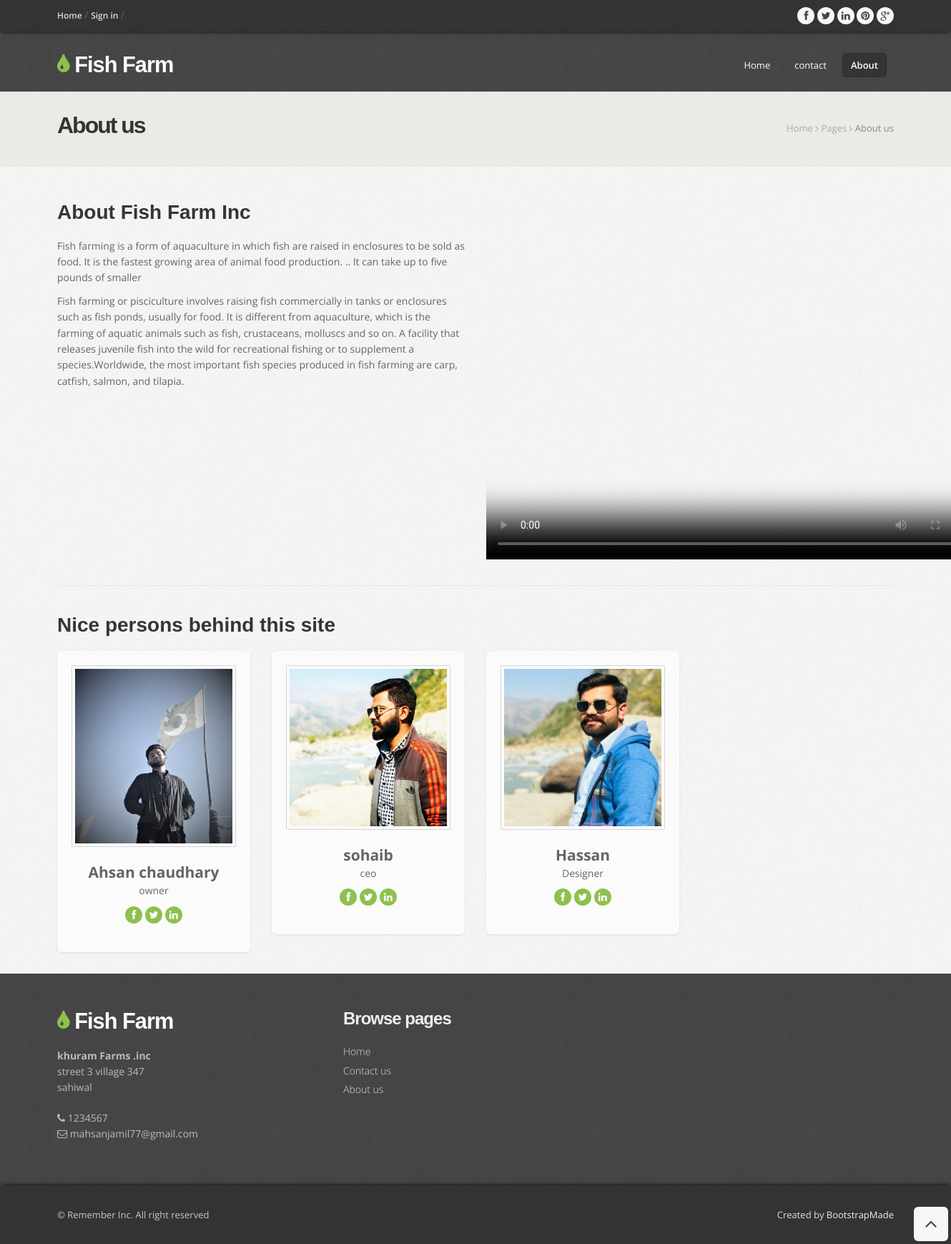
The page /about/ on the database its author committed.
### fishfarm/models.py (models this page shows)
class About_Info(models.Model):
    basic_info = models.CharField(max_length=200)
    detail_info = models.CharField(max_length=500)

class About_us(models.Model):
    person_name = models.CharField(max_length=100)
    Designation = models.CharField(max_length=100)
    Person_image = models.ImageField(upload_to='images/')

class Address(models.Model):
    name = models.CharField(max_length=100)
    Company_name = models.CharField(max_length=100)
    Street_address = models.CharField(max_length=300)
    city = models.CharField(max_length=100)
    mobile = models.CharField(max_length=100)
    email = models.EmailField(max_length=100)

### fishfarm/views.py (the view)
# urls.py: path('about/', views.about , name='about'),
def about(request):
    extend={}
    if request.user.is_authenticated:
        extend = Customers.objects.get(user=request.user.id)
    add = Address.objects.all()
    dataset = About_us.objects.all()
    datset = About_Info.objects.all()
    return render(request,'about.html',{'about':dataset,'info':datset,'ad':add,'extend': extend,})

### fishfarm/templates/about.html (shortened to what this page needs)
<!DOCTYPE html>
<html lang="en">
<head>
  {% load static %}
  <link href="{%  static 'css/bootstrap.css'%}" rel="stylesheet" />
  <link href="{%  static 'css/bootstrap-responsive.css'%}" rel="stylesheet" />
  <link href="{%  static 'css/prettyPhoto.css'%}" rel="stylesheet" />
  <link href="{%  static 'css/style.css'%}" rel="stylesheet">
  <link id="t-colors" href="{%  static  'color/default.css'%}" rel="stylesheet" />
</head>
<body>
  <div id="wrapper">
    <header>
      <div class="top">
        <div class="container">
          <div class="row">
            <div class="span6" style="float: left;">
              {% if user.is_authenticated %}
                <div class="span1">
                  <ul class="topmenu">
                    <li><div class="span1" style="float: left;">
                      <img src="{{extend.profile_pic.url}}" alt="Girl in a jacket" width="50px" height="50px" style="border-radius: 50%;">
                    </div></li>
                    <li>
                    </li>
                </ul>
                </div>
              {% else %}
                <ul class="topmenu">
                  <li><a href="#">Home</a> &#47;</li>
                  <li><a href="{% url 'signin'%}">Sign in</a> &#47;</li>
                </ul>
              {% endif %}
            </div>
            <div class="span6">
              <ul class="social-network">
                {% if user.is_authenticated %}
                  <li>
                    <b style="color: rgb(245, 250, 245); padding-right: 5px;"> {{request.user}}</b>
                  </li>
                  <li>
                    <a href="/logout" class="btn btn-danger">logout</a>
                  </li>
                  <li>
                  <a href="{% url 'Setting'%}" class="btn btn-red" ><i class="icon-cog"></i> </a>
                  </li>
                {% else %}
                  <li><a href="#" data-placement="bottom" title="Facebook"><i
                        class="icon-circled icon-bglight icon-facebook"></i></a></li>
                  <li><a href="#" data-placement="bottom" title="Twitter"><i
                        class="icon-circled icon-bglight icon-twitter"></i></a></li>
                  <li><a href="#" data-placement="bottom" title="Linkedin"><i
                        class="icon-circled icon-linkedin icon-bglight"></i></a></li>
                  <li><a href="#" data-placement="bottom" title="Pinterest"><i
                        class="icon-circled icon-pinterest  icon-bglight"></i></a></li>
                  <li><a href="#" data-placement="bottom" title="Google +"><i
                        class="icon-circled icon-google-plus icon-bglight"></i></a></li>
                {% endif %}
              </ul>
            </div>
          </div>
        </div>
      </div>
      <div class="container">
        <div class="row nomargin">
          <div class="span4">
            <div class="logo">
              <h1><a href="{% url 'index'%}"><i class="icon-tint"></i> Fish Farm</a></h1>
            </div>
          </div>
          <div class="span8">
            <div class="navbar navbar-static-top">
              <div class="navigation">
                <nav>
                  <ul class="nav topnav">
                    <li><a href="{% url 'index'%}">Home</a>
                    </li>
                    <li>
                      <a href="{% url 'contact'%}" >contact </a>
                    </li>
                    <li class="active">
                      <a href="{% url 'about'%}" >About </a>
                    </li>
                  </ul>
                </nav>
              </div>
            </div>
          </div>
        </div>
      </div>
    </header>
    <section id="inner-headline">
      <div class="container">
        <div class="row">
          <div class="span4">
            <div class="inner-heading">
              <h2>About us</h2>
            </div>
          </div>
          <div class="span8">
            <ul class="breadcrumb">
              <li><a href="index.html">Home</a> <i class="icon-angle-right"></i></li>
              <li><a href="#">Pages</a> <i class="icon-angle-right"></i></li>
              <li class="active">About us</li>
            </ul>
          </div>
        </div>
      </div>
    </section>
    <section id="content">
      <div class="container">
        <div class="row">
          <div class="span6">
            <h4>About Fish Farm Inc</h4>
            {% for dat in info %}
            <p>
              {{dat.basic_info}}
            </p>
            <p>
              {{dat.detail_info}}
            </p>
            {% endfor %}
          </div>
          <div class="span6">
            <video style="height: 500px; width: 700px;" controls="" autoplay="" loop="" id="bg-video" poster="images/home-bg.jpg" __idm_id__="924256257">
              <source src="{%  static 'vedio/VIDEO.mp4'%}" type="video/mp4">
            </video>
          </div>
        </div>
        <div class="row">
          <div class="span12">
            <div class="solidline"></div>
          </div>
        </div>
        <div class="row team">
          <div class="span12">
            <h4>Nice persons behind this site</h4>
          </div>
          {% for data in about %}
          <div class="span3">
            <div class="team-box">
              <a href="#" class="thumbnail"><img src={{data.Person_image.url}} alt="" /></a>
              <div class="roles aligncenter">
                <p class="lead"><strong>{{data.person_name}}</strong></p>
                <p>
                  {{data.Designation}}
                </p>
                <p>
                  <a href="#"><i class="icon-facebook icon-circled icon-bglight active"></i></a>
                  <a href="#"><i class="icon-twitter icon-circled icon-bglight active"></i></a>
                  <a href="#"><i class="icon-linkedin icon-circled icon-bglight active"></i></a>
                </p>
              </div>
            </div>
          </div>
          {% endfor %}
        </div>
      </div>
    </section>
    <footer>
      <div class="container">
        <div class="row">
          <div class="span4">
            <div class="widget">
              {% for datas in ad %}
              <div class="footer_logo">
                <h3><a href="{% url 'index'%}"><i class="icon-tint"></i> {{datas.name}}</a></h3>
              </div>
              <address>
                <strong>{{datas.Company_name}}</strong><br>
                {{datas.Street_address}}<br>
                {{datas.city}}
              </address>
              <p>
                <i class="icon-phone"></i> {{datas.mobile}} <br>
                <i class="icon-envelope-alt"></i> {{datas.email}}
              </p>
              {% endfor %}
            </div>
          </div>
          <div class="span4">
            <div class="widget">
              <h5 class="widgetheading">Browse pages</h5>
              <ul class="link-list">
                <li><a href="{% url 'index'%}">Home</a></li>
                <li><a href="{% url 'contact'%}">Contact us</a></li>
                <li><a href="{% url 'about'%}">About us</a></li>
              </ul>
            </div>
          </div>
          <div class="span4">
          </div>
        </div>
      </div>
      <div id="sub-footer">
        <div class="container">
          <div class="row">
            <div class="span6">
              <div class="copyright">
                <p><span>&copy; Remember Inc. All right reserved</span></p>
              </div>
            </div>
            <div class="span6">
              <div class="credits">
                Created by <a href="https://bootstrapmade.com/">BootstrapMade</a>
              </div>
            </div>
          </div>
        </div>
      </div>
    </footer>
  </div>
  <a href="#" class="scrollup"><i class="icon-angle-up icon-rounded icon-bglight icon-2x"></i></a>
</body>
</html>

### fishfarm/static/css/style.css (style rules this page uses)
body { font-family:'Open Sans', Arial, sans-serif; font-size:14px; font-weight:400; line-height:1.6em; color:#656565; }
a { color:#4b5056; }
.bold { font-weight:900; }
.container { padding:0 20px 0 20px; position:relative; }
.row { margin-bottom:30px; }
.row.nomargin { margin-bottom:0; }
header { background: url(../img/header-pattern-150.png) repeat; margin:0; padding:0 0 20px; position:relative; z-index:2000; }
header .top { padding:10px 0 10px; margin:0 0 30px; background: url(../img/top-pattern-150.png) repeat; -webkit-box-shadow: 0 4px 4px -2px #222; -moz-box-shadow: 0 4px 4px -2px #222; box-shadow: 0 4px 4px -2px #222; }
header .logo { float:left; }
header .logo h1 { color:#fdfdfd; letter-spacing:-1px; font-size:2.2em; font-weight:900; margin:0; }
header .logo h1 a { color:#fdfdfd; }
header .top .row { margin-bottom:0; }
ul.topmenu { list-style:none; margin:0; }
ul.topmenu li { display:inline; }
ul.topmenu li a { font-size:12px; color: #ddd; font-weight:600; }
ul.social-network { float:right; list-style:none; margin:0; }
ul.social-network li { display:inline; }
header .navigation { float:right; }
header ul.nav li { border:none; margin:0; }
header ul.nav li a { border:none; font-weight:400; }
.navbar .nav > li > a { font-size:13px; color: #fdfdfd; text-shadow: none; }
.navbar .nav > .active > a,.navbar .nav > .active > a:hover { font-weight:600; }
#content { position:relative; background:#fff; border-top:1px solid #ddd; padding:50px 0 0 0; }
#content { background-image: url(../img/pattern/pat-1.png); background-repeat: repeat; }
#content img { max-width:100%; height:auto; }
#content h4 { font-weight:700; }
#inner-headline { background:#eceae6; position:relative; margin:0; padding:0; }
#inner-headline .inner-heading h2 { color:#333; margin:30px 0 0 0; font-size:32px; letter-spacing:-2px; }
#inner-headline ul.breadcrumb { margin:30px 0 0; float:right; background:none; }
#inner-headline ul.breadcrumb li { margin-bottom:0; padding-bottom:0; }
#inner-headline ul.breadcrumb li { font-size:13px; color:#888; text-shadow:none; }
#inner-headline ul.breadcrumb li i { color:#ababab; }
#inner-headline ul.breadcrumb li a { color:#aaa; text-decoration:none; }
ul.link-list { margin:0; padding:0; list-style:none; }
ul.link-list li { margin:0; padding:2px 0 2px 0; list-style:none; }
footer ul.link-list li a { color:#ddd; font-weight:300; }
footer { padding:50px 0 0 0; color:#bbb; background: url(../img/header-pattern-150.png) repeat; }
footer a { color:#eee; text-decoration:none; }
footer h1, footer h2, footer h3, footer h4, footer h5, footer h6 { color:#eee; }
footer .footer_logo { margin-bottom:20px; }
footer .footer_logo h3 { color:#fdfdfd; letter-spacing:-1px; font-size:2.2em; font-weight:900; margin:0; }
footer .footer_logo h3 a { color:#fdfdfd; }
footer address { line-height:1.6em; }
footer h5.widgetheading { text-transform:none; font-weight:600; letter-spacing:-1px; margin-bottom:20px; }
footer .widget i { color:#bbb; }
#sub-footer { background: url(../img/top-pattern-150.png) repeat; text-shadow:none; color:#ddd; padding:0; padding-top:30px; margin:20px 0 0 0; -webkit-box-shadow: 0 -4px 4px -2px #222; -moz-box-shadow: 0 -4px 4px -2px #222; box-shadow: 0 -4px 4px -2px #222; }
#sub-footer p { margin:0; padding:0; }
#sub-footer span { color:#c7c7c7; }
.copyright p { text-align:left; font-size:13px; }
.credits { text-align:right; font-size:13px; }
.solidline { border-top:1px solid #e6e6e6; margin:0 0 10px; }
.scrollup { position:fixed; width:32px; height:32px; bottom:20px; right:20px; }
a.scrollup { outline:0; text-decoration:none; }
.aligncenter { text-align:center; }
a i.icon-bglight, a i.icon-bgdark { display: inline-block; }
[class^="icon-"], [class*=" icon-"] { color:#404040; }

### fishfarm/static/color/default.css (style rules this page uses)
[class^="icon-"].active { color:#8fc04e; }
i.icon-bglight.active { background: #8fc04e; }
.logo h1 [class^="icon-"] { color:#8fc04e; }
.footer_logo h3 [class^="icon-"] { color:#8fc04e; }

### rows shown on the page
About_Info: basic_info "Fish farming is a form of aquaculture in which fish are raised in enclosures to be sold as food. It is the fastest growing area of animal food production. .. It can take up to five pounds of smaller", detail_info "Fish farming or pisciculture involves raising fish commercially in tanks or enclosures such as fish ponds, usually for food. It is different from aquaculture, which is the farming of aquatic animals such as fish, crustaceans, molluscs and so on. A facility that releases juvenile fish into the wild for recreational fishing or to supplement a species.Worldwide, the most important fish species produced in fish farming are carp, catfish, salmon, and tilapia."
About_us: Person_image (picture), person_name "Ahsan chaudhary", Designation "owner"
About_us: Person_image (picture), person_name "sohaib", Designation "ceo"
About_us: Person_image (picture), person_name "Hassan", Designation "Designer"
Address: name "Fish Farm", Company_name "khuram Farms .inc", Street_address "street 3 village 347", city "sahiwal", mobile "1234567", email "mahsanjamil77@gmail.com"
